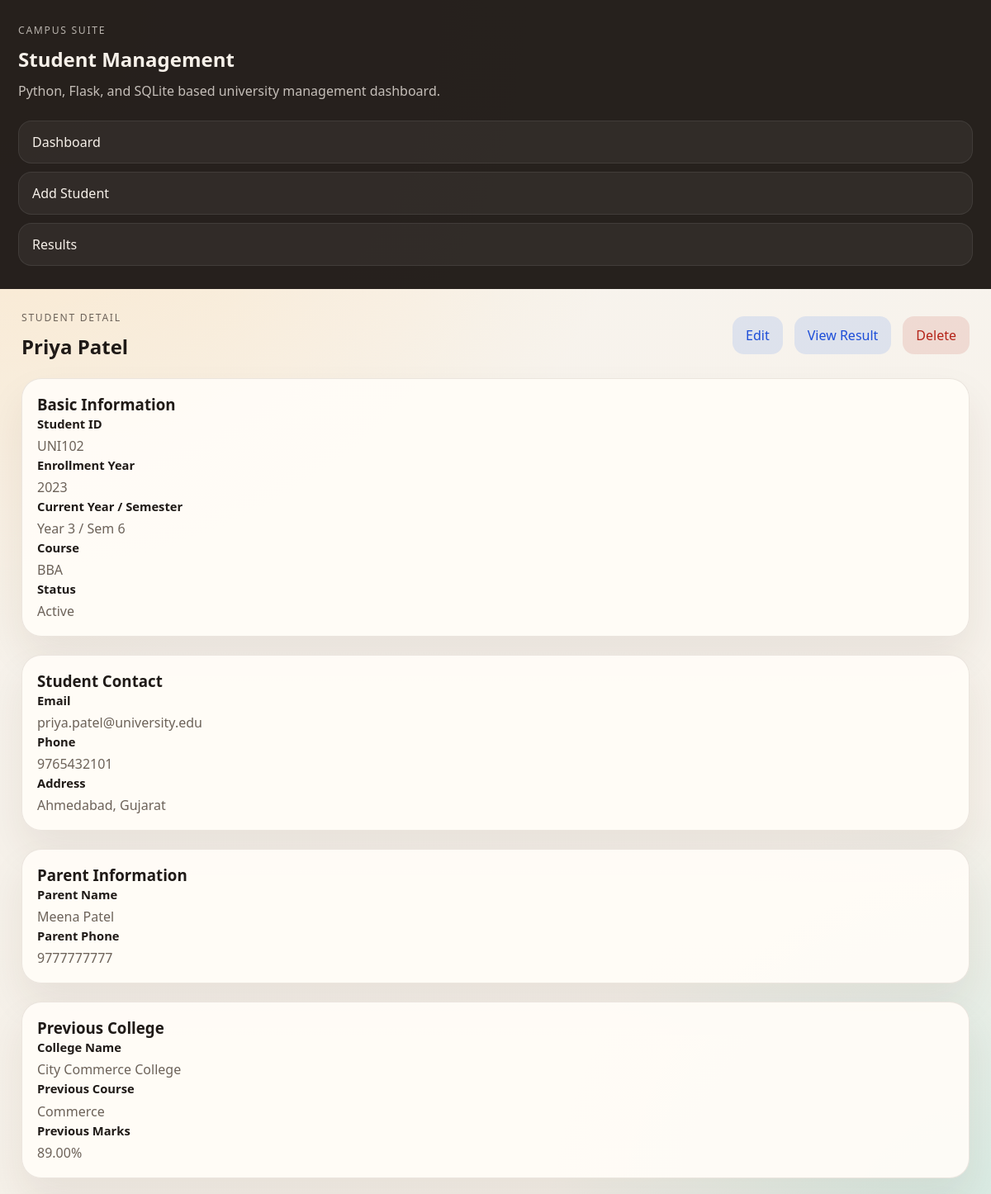
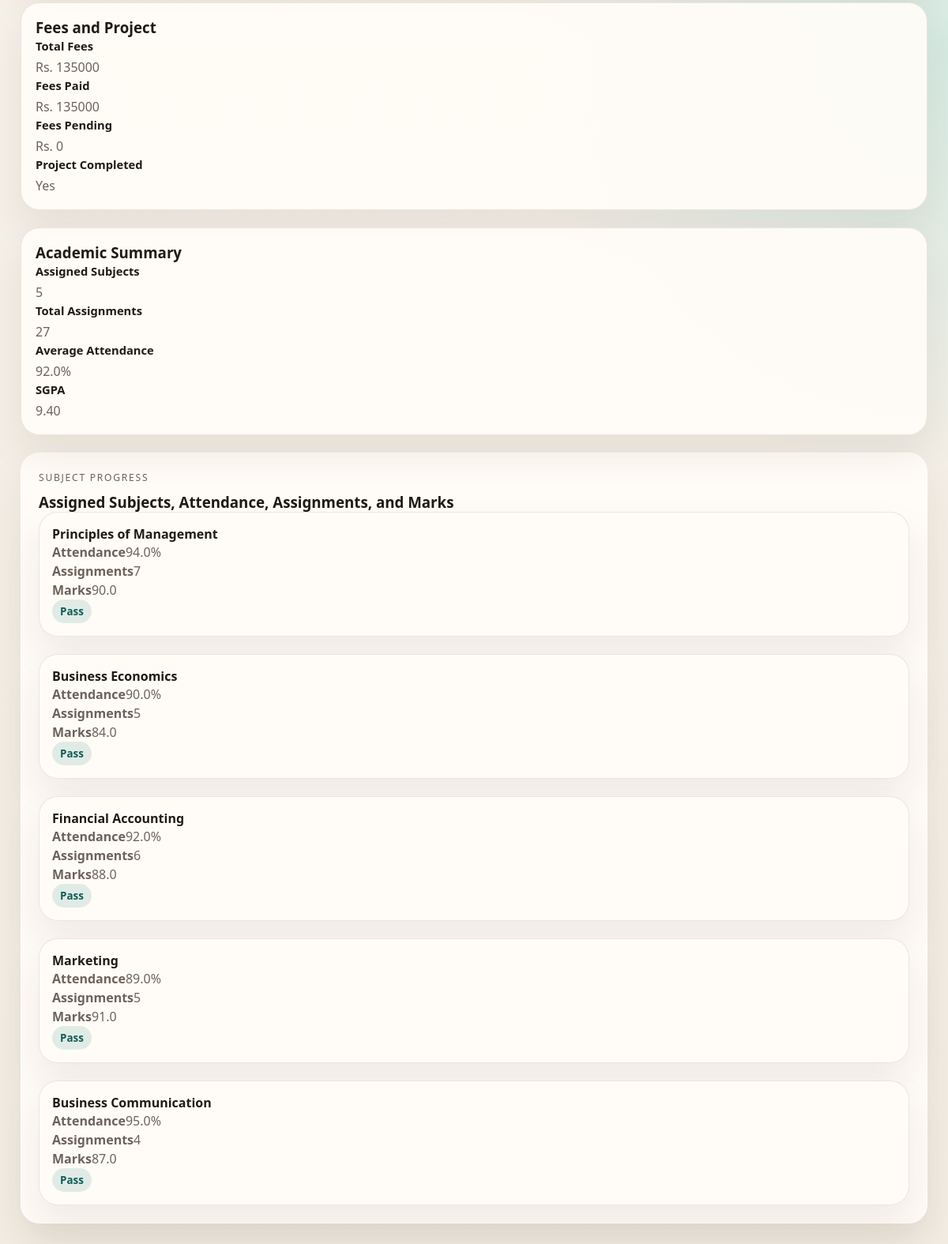
/students/2, run on the app's committed database (2 pictures, top to bottom).
### tables this page shows
CREATE TABLE students (
            id INTEGER PRIMARY KEY AUTOINCREMENT,
            student_id TEXT NOT NULL UNIQUE,
            full_name TEXT NOT NULL,
            enrollment_year INTEGER NOT NULL,
            current_year TEXT NOT NULL,
            course TEXT NOT NULL,
            status TEXT NOT NULL,
            student_email TEXT NOT NULL,
            student_phone TEXT NOT NULL,
            student_address TEXT NOT NULL,
            parent_name TEXT NOT NULL,
            parent_phone TEXT NOT NULL,
            previous_college_name TEXT NOT NULL,
            previous_course TEXT NOT NULL,
            previous_marks REAL NOT NULL,
            total_fees REAL NOT NULL,
            fees_paid REAL NOT NULL,
            project_completed TEXT NOT NULL
        );

CREATE TABLE student_subjects (
            id INTEGER PRIMARY KEY AUTOINCREMENT,
            student_id INTEGER NOT NULL,
            subject_name TEXT NOT NULL,
            attendance REAL NOT NULL,
            assignments_count INTEGER NOT NULL,
            marks REAL NOT NULL,
            FOREIGN KEY (student_id) REFERENCES students (id) ON DELETE CASCADE
        );

### app.py (the view)
@app.route("/students/<int:student_id>")
def student_detail(student_id: int) -> str | Any:
    student = get_student_or_404(student_id)
    if student is None:
        flash("Student not found.", "error")
        return redirect(url_for("dashboard"))
    return render_template("student_detail.html", student=student)

### app.py (called while the page is built, shortened)
def get_db() -> sqlite3.Connection:
    if "db" not in g:
        DATABASE_PATH.parent.mkdir(parents=True, exist_ok=True)
        g.db = sqlite3.connect(app.config["DATABASE"])
        g.db.row_factory = sqlite3.Row
    return g.db

@app.before_request
def ensure_db_ready() -> None:
    if not app.config["DB_READY"]:
        init_db()

def calculate_grade_point(marks: float) -> int:
    if marks >= 90:
        return 10
    if marks >= 80:
        return 9

def calculate_sgpa(subjects: list[dict[str, Any]]) -> float:
    if not subjects:
        return 0.0
    total = sum(calculate_grade_point(float(subject["marks"])) for subject in subjects)
    return round(total / len(subjects), 2)

def average_attendance(subjects: list[dict[str, Any]]) -> float:
    if not subjects:
        return 0.0
    total = sum(float(subject["attendance"]) for subject in subjects)
    return round(total / len(subjects), 1)

def get_subjects_for_student(student_row_id: int) -> list[dict[str, Any]]:
    db = get_db()
    rows = db.execute(
        """
        SELECT subject_name, attendance, assignments_count, marks
        FROM student_subjects
        WHERE student_id = ?
        ORDER BY id
        """,
        (student_row_id,),
    ).fetchall()
    return [dict(row) for row in rows]

def build_student_payload(row: sqlite3.Row) -> dict[str, Any]:
    student = dict(row)
    subjects = get_subjects_for_student(student["id"])
    student["subjects"] = subjects
    student["fees_pending"] = round(float(student["total_fees"]) - float(student["fees_paid"]), 2)
    student["sgpa"] = calculate_sgpa(subjects)
    student["average_attendance"] = average_attendance(subjects)
    student["total_assignments"] = sum(int(subject["assignments_count"]) for subject in subjects)
    return student

def get_student_or_404(student_row_id: int) -> dict[str, Any] | None:
    db = get_db()
    row = db.execute("SELECT * FROM students WHERE id = ?", (student_row_id,)).fetchone()
    return build_student_payload(row) if row else None

@app.context_processor
def inject_globals() -> dict[str, Any]:
    return {"course_subjects_json": json.dumps(COURSE_SUBJECTS), "course_subjects": COURSE_SUBJECTS}

### templates/student_detail.html (shortened to what this page needs)
{% extends "base.html" %}
{% block content %}
  <section class="topbar">
    <div>
      <p class="eyebrow">Student Detail</p>
      <h2>{{ student.full_name }}</h2>
    </div>
    <div class="action-row">
      <a href="{{ url_for('edit_student', student_id=student.id) }}" class="secondary-button link-button">Edit</a>
      <a href="{{ url_for('results_overview', student_id=student.id) }}" class="secondary-button link-button">View Result</a>
      <form method="post" action="{{ url_for('delete_student', student_id=student.id) }}" onsubmit="return confirm('Delete this student record?');">
        <button type="submit" class="danger-button">Delete</button>
      </form>
    </div>
  </section>
  <section class="detail-grid detail-page-grid">
    <article class="detail-card">
      <h3>Basic Information</h3>
      <p><strong>Student ID</strong>{{ student.student_id }}</p>
      <p><strong>Enrollment Year</strong>{{ student.enrollment_year }}</p>
      <p><strong>Current Year / Semester</strong>{{ student.current_year }}</p>
      <p><strong>Course</strong>{{ student.course }}</p>
      <p><strong>Status</strong>{{ student.status }}</p>
    </article>
    <article class="detail-card">
      <h3>Student Contact</h3>
      <p><strong>Email</strong>{{ student.student_email }}</p>
      <p><strong>Phone</strong>{{ student.student_phone }}</p>
      <p><strong>Address</strong>{{ student.student_address }}</p>
    </article>
    <article class="detail-card">
      <h3>Parent Information</h3>
      <p><strong>Parent Name</strong>{{ student.parent_name }}</p>
      <p><strong>Parent Phone</strong>{{ student.parent_phone }}</p>
    </article>
    <article class="detail-card">
      <h3>Previous College</h3>
      <p><strong>College Name</strong>{{ student.previous_college_name }}</p>
      <p><strong>Previous Course</strong>{{ student.previous_course }}</p>
      <p><strong>Previous Marks</strong>{{ "%.2f"|format(student.previous_marks) }}%</p>
    </article>
    <article class="detail-card">
      <h3>Fees and Project</h3>
      <p><strong>Total Fees</strong>Rs. {{ "%.0f"|format(student.total_fees) }}</p>
      <p><strong>Fees Paid</strong>Rs. {{ "%.0f"|format(student.fees_paid) }}</p>
      <p><strong>Fees Pending</strong>Rs. {{ "%.0f"|format(student.fees_pending) }}</p>
      <p><strong>Project Completed</strong>{{ student.project_completed }}</p>
    </article>
    <article class="detail-card">
      <h3>Academic Summary</h3>
      <p><strong>Assigned Subjects</strong>{{ student.subjects|length }}</p>
      <p><strong>Total Assignments</strong>{{ student.total_assignments }}</p>
      <p><strong>Average Attendance</strong>{{ "%.1f"|format(student.average_attendance) }}%</p>
      <p><strong>SGPA</strong>{{ "%.2f"|format(student.sgpa) }}</p>
    </article>
  </section>
  <section class="card">
    <div class="card-head">
      <div>
        <p class="eyebrow">Subject Progress</p>
        <h3>Assigned Subjects, Attendance, Assignments, and Marks</h3>
      </div>
    </div>
    <div class="subject-grid">
      {% for subject in student.subjects %}
        <article class="subject-card">
          <h4>{{ subject.subject_name }}</h4>
          <p><strong>Attendance</strong>{{ "%.1f"|format(subject.attendance) }}%</p>
          <p><strong>Assignments</strong>{{ subject.assignments_count }}</p>
          <p><strong>Marks</strong>{{ "%.1f"|format(subject.marks) }}</p>
          <span class="pill {% if subject.marks >= 40 %}ok{% else %}pending{% endif %}">
            {{ "Pass" if subject.marks >= 40 else "Needs Work" }}
          </span>
        </article>
      {% endfor %}
    </div>
  </section>
{% endblock %}

### static/style.css (style rules this page uses)
:root { --bg: #f4efe7; --surface: rgba(255, 252, 247, 0.94); --surface-strong: #fffdf9; --ink: #1f1a17; --muted: #6c6259; --line: rgba(91, 70, 51, 0.12); --teal: #0f766e; --teal-dark: #115e59; --teal-soft: rgba(15, 118, 110, 0.12); --blue-soft: rgba(37, 99, 235, 0.12); --blue-text: #1d4ed8; --orange-soft: rgba(217, 119, 6, 0.14); --orange-text: #9a3412; --danger: #b42318; --danger-soft: rgba(180, 35, 24, 0.12); --shadow: 0 24px 48px rgba(66, 44, 20, 0.08); }
* { box-sizing: border-box; }
body { margin: 0; min-height: 100vh; color: var(--ink); font-family: "Segoe UI", Tahoma, Geneva, Verdana, sans-serif; background: radial-gradient(circle at top left, rgba(255, 208, 140, 0.4), transparent 25%), radial-gradient(circle at right, rgba(153, 221, 213, 0.34), transparent 28%), linear-gradient(180deg, #f8f4ee 0%, #f2ece2 100%); }
a { color: inherit; text-decoration: none; }
button, input, select, textarea { font: inherit; }
.sidebar h1, .topbar h2, .hero-card h3, .card h3, .detail-card h3, .form-section h3, .subject-card h4 { margin: 0; }
.eyebrow { margin: 0 0 10px; text-transform: uppercase; letter-spacing: 0.14em; font-size: 0.76rem; color: var(--muted); }
.topbar, .card-head, .section-head, .action-row, .search-form, .form-actions { display: flex; justify-content: space-between; gap: 14px; align-items: center; }
.topbar { margin-bottom: 22px; }
.hero-grid, .stats-grid, .dashboard-grid, .detail-grid, .results-layout, .subject-grid { display: grid; gap: 22px; }
.detail-grid { grid-template-columns: repeat(2, minmax(0, 1fr)); }
.detail-page-grid { margin-bottom: 22px; }
.hero-card, .card, .detail-card, .stat-card, .subject-card, .student-card, .form-shell { background: var(--surface); border: 1px solid rgba(255, 255, 255, 0.82); border-radius: 24px; box-shadow: var(--shadow); }
.hero-card, .card, .form-shell { padding: 22px; }
.student-card h4, .student-card p, .detail-card p, .subject-card p { margin: 0; }
.student-card p, .detail-card p, .subject-card p { color: var(--muted); line-height: 1.5; }
.detail-card { padding: 18px; border: 1px solid var(--line); }
.detail-card strong { display: block; color: var(--ink); font-size: 0.92rem; margin-bottom: 4px; }
.subject-card { padding: 16px; border: 1px solid var(--line); }
.pill { display: inline-flex; align-items: center; padding: 6px 10px; border-radius: 999px; font-size: 0.84rem; font-weight: 700; }
.pill.ok { background: var(--teal-soft); color: var(--teal-dark); }
.primary-button, .secondary-button, .danger-button, .link-button { display: inline-flex; align-items: center; justify-content: center; border: 0; border-radius: 14px; padding: 12px 16px; cursor: pointer; }
.secondary-button, .link-button { background: var(--blue-soft); color: var(--blue-text); }
.danger-button { background: var(--danger-soft); color: var(--danger); }
@media (max-width: 1200px) { .app-shell, .hero-grid, .stats-grid, .dashboard-grid, .results-layout, .detail-grid { grid-template-columns: 1fr; } }

### data on the page
students: full_name "Priya Patel", student_id "UNI102", enrollment_year "2023", current_year "Year 3 / Sem 6", course "BBA", status "Active", student_email "priya.patel@university.edu", student_phone "9765432101", student_address "Ahmedabad, Gujarat", parent_name "Meena Patel", parent_phone "9777777777", previous_college_name "City Commerce College", previous_course "Commerce", previous_marks "89.00", total_fees "135000", fees_paid "135000", project_completed "Yes"
student_subjects: subject_name "Principles of Management", attendance "94.0", assignments_count "7", marks "90.0", marks "Pass"
student_subjects: subject_name "Business Economics", attendance "90.0", assignments_count "5", marks "84.0", marks "Pass"
student_subjects: subject_name "Financial Accounting", attendance "92.0", assignments_count "6", marks "88.0", marks "Pass"
student_subjects: subject_name "Marketing", attendance "89.0", assignments_count "5", marks "91.0", marks "Pass"
student_subjects: subject_name "Business Communication", attendance "95.0", assignments_count "4", marks "87.0", marks "Pass"

### other printed values
{{ "%.0f"|format(student.fees_pending) }} "0"
{{ student.subjects|length }} "5"
{{ student.total_assignments }} "27"
{{ "%.1f"|format(student.average_attendance) }} "92.0"
{{ "%.2f"|format(student.sgpa) }} "9.40"
